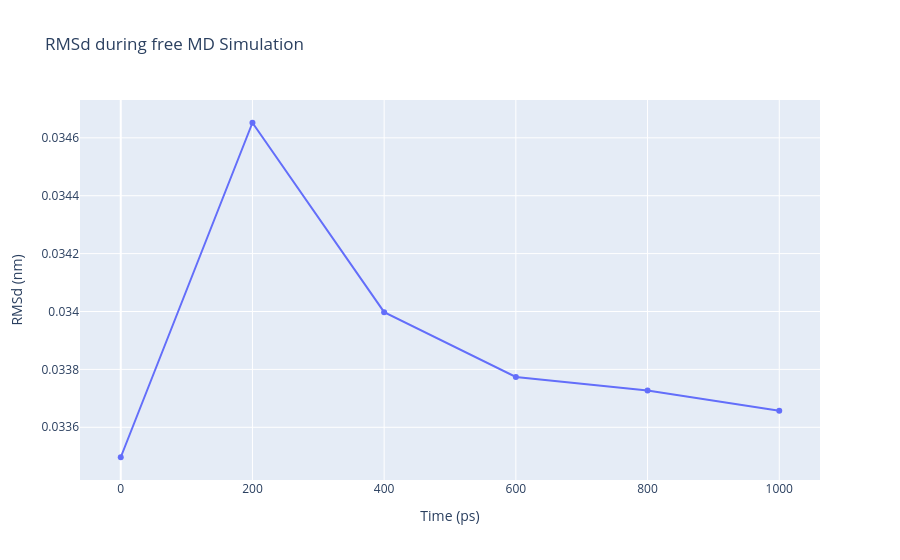

The cell this chart's notebook holds for it:
### Code cell
import plotly
import plotly.graph_objs as go

# Read RMS vs experimental structure data from file 
with open(output_rms_exp,'r') as rms_exp_file:
    x2,y2 = map(
        list,
        zip(*[
            (float(line.split()[0]),float(line.split()[1]))
            for line in rms_exp_file
            if not line.startswith(("#","@")) 
        ])
    )

trace = go.Scatter(
    x = x2,
    y = y2,
    name = 'RMSd vs exp'
)

plotly.offline.init_notebook_mode(connected=True)

fig = {
    "data": trace,
    "layout": go.Layout(title="RMSd during free MD Simulation",
                        xaxis=dict(title = "Time (ps)"),
                        yaxis=dict(title = "RMSd (nm)")
                       )
}

plotly.offline.iplot(fig)

### Figure 1 — Plotly figure (JSON) as saved in the notebook; plotly's stock layout.template omitted (floating-point values rounded to 4 significant figures)
{"data": [{"name": "RMSd vs exp", "type": "scatter", "x": [0, 200, 400, 600, 800, 1000], "y": [0.0335, 0.03465, 0.034, 0.03377, 0.03373, 0.03366]}], "layout": {"title": {"text": "RMSd during free MD Simulation"}, "xaxis": {"title": {"text": "Time (ps)"}}, "yaxis": {"title": {"text": "RMSd (nm)"}}}}
